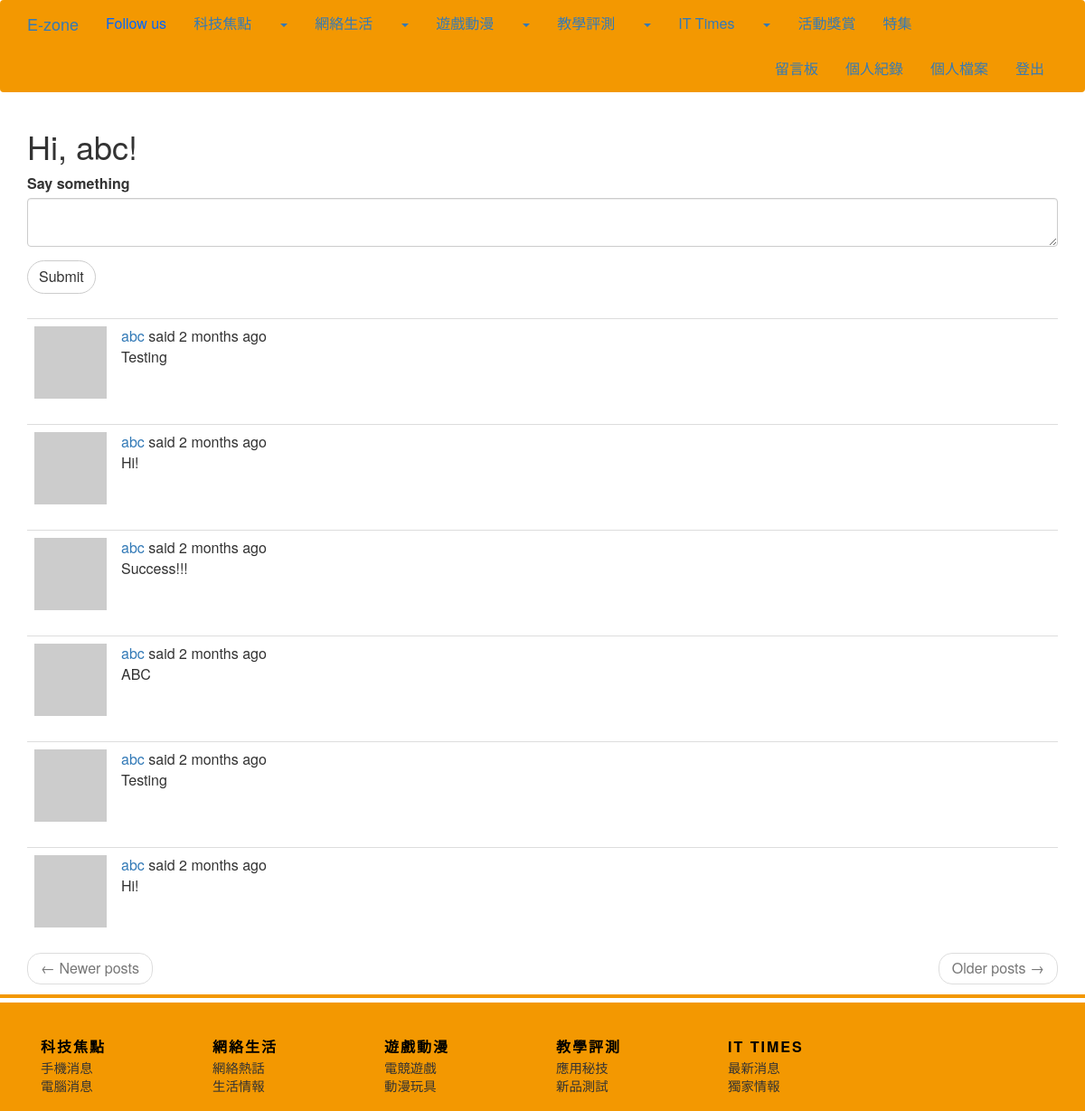
The page /index (signed in) on the database its author committed.
### app/models.py (models this page shows, shortened)
class User(UserMixin, db.Model):
    id = db.Column(db.Integer, primary_key=True)
    username = db.Column(db.String(64), index=True, unique=True)
    email = db.Column(db.String(120), index=True, unique=True)
    password_hash = db.Column(db.String(128))
    posts = db.relationship('Post', backref='author', lazy='dynamic')
    about_me = db.Column(db.String(140))
    last_seen = db.Column(db.DateTime, default=datetime.utcnow)
    followed = db.relationship(
        'User', secondary=followers,
        primaryjoin=(followers.c.follower_id == id),
        secondaryjoin=(followers.c.followed_id == id),
        backref=db.backref('followers', lazy='dynamic'), lazy='dynamic')
    def avatar(self, size):
        digest = md5(self.email.lower().encode('utf-8')).hexdigest()
        return 'https://www.gravatar.com/avatar/{}?d=identicon&s={}'.format(
            digest, size)
    def followed_posts(self):
        followed = Post.query.join(
            followers, (followers.c.followed_id == Post.user_id)).filter(
            followers.c.follower_id == self.id)
        own = Post.query.filter_by(user_id=self.id)
        return followed.union(own).order_by(Post.timestamp.desc())

class Post(db.Model):
    id = db.Column(db.Integer, primary_key=True)
    body = db.Column(db.String(140))
    timestamp = db.Column(db.DateTime, index=True, default=datetime.utcnow)
    user_id = db.Column(db.Integer, db.ForeignKey('user.id'))

### app/main/routes.py (the view)
@bp.route('/index', methods=['GET', 'POST'])
@login_required
def index():
    form = PostForm()
    if form.validate_on_submit():
        post = Post(body=form.post.data, author=current_user)
        db.session.add(post)
        db.session.commit()
        flash(_('Your post is now live!'))
        return redirect(url_for('main.index'))
    page = request.args.get('page', 1, type=int)
    posts = current_user.followed_posts().paginate(
        page, current_app.config['POSTS_PER_PAGE'], False)
    next_url = url_for('main.index', page=posts.next_num) \
        if posts.has_next else None
    prev_url = url_for('main.index', page=posts.prev_num) \
        if posts.has_prev else None
    return render_template('index.html', title=_('Home'), form=form,
                           posts=posts.items, next_url=next_url,
                           prev_url=prev_url)

### app/main/forms.py
class PostForm(FlaskForm):
    post = TextAreaField(_l('Say something'), validators=[DataRequired()])
    submit = SubmitField(_l('Submit'))

### app/main/routes.py (called while the page is built)
@bp.before_request
def before_request():
    if current_user.is_authenticated:
        current_user.last_seen = datetime.utcnow()
        db.session.commit()
    g.locale = str(get_locale())

### app/models.py (called while the page is built)
@login.user_loader
def load_user(id):
    return User.query.get(int(id))

### app/templates/index.html
{% extends "base.html" %}
{% import 'bootstrap/wtf.html' as wtf %}
{% block current_app_content %}
    <h1>{{ _('Hi, %(username)s!', username=current_user.username) }}</h1>
    {% if form %}
        {{ wtf.quick_form(form) }}
        <br>
    {% endif %}
    {% for post in posts %}
        {% include '_post.html' %}
    {% endfor %}
    <nav aria-label="...">
        <ul class="pager">
            <li class="previous{% if not prev_url %} disabled{% endif %}">
                <a href="{{ prev_url or '#' }}">
                    <span aria-hidden="true">&larr;</span> {{ _('Newer posts') }}
                </a>
            </li>
            <li class="next{% if not next_url %} disabled{% endif %}">
                <a href="{{ next_url or '#' }}">
                    {{ _('Older posts') }} <span aria-hidden="true">&rarr;</span>
                </a>
            </li>
        </ul>
    </nav>
{% endblock %}

### app/templates/_post.html (shortened to what this page needs)
<table class="table table-hover">
    <tr>
        <td width="70px">
            <a href="{{ url_for('main.user', username=post.author.username) }}">
                <img src="{{ post.author.avatar(70) }}" />
            </a>
        </td>
        <td>
            {{ _('%(username)s said %(when)s', username=user_link, when=moment(post.timestamp).fromNow()) }}
            <br>
            {{ post.body }}
        </td>
    </tr>
</table>

### app/static/ez.css (style rules this page uses)
.btn { margin-right: 4px; margin-bottom: 4px; font-weight: 400; -webkit-border-radius: 30px; -moz-border-radius:30px; -ms-border-radius:30px; border-radius: 30px; -webkit-transition:.5s; -o-transition:.5s; transition: .5s; }
.btn, .btn-outline, body { font-size: 16px; }

### rows shown on the page
Post: body "Testing"
Post: body "Hi!"
Post: body "Success!!!"
Post: body "ABC"
Post: body "Testing"
Post: body "Hi!"
